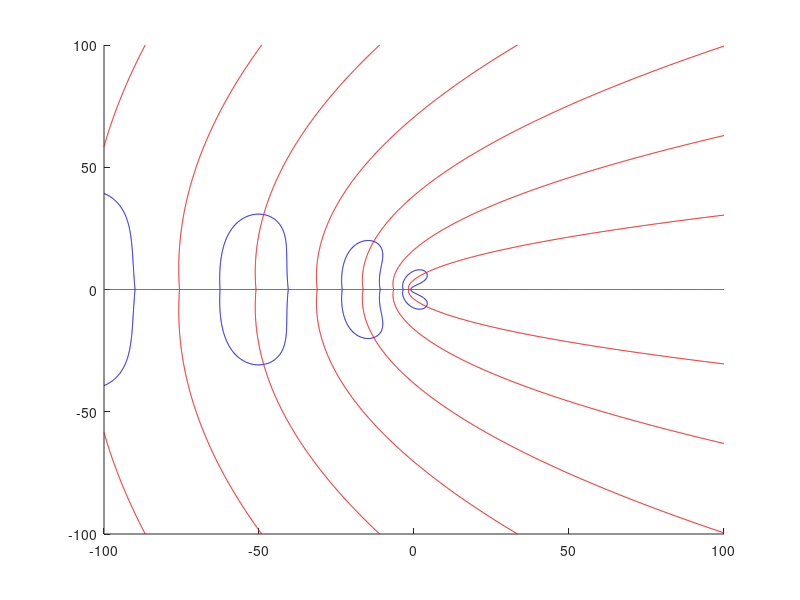

Recreate this plot in MATLAB. (Note: this script raises an error after producing the figure.)
close all, clear all, clc;
xi0 = 2.0; eps = 0.005; 
nu  = 1.0; c = 1;
mu  = 1000; kappa = 1;
gamma1 = 16; gamma2 = 4; 

gamm = @(v,nu) sqrt((1.0/c+v)/nu);

SFun      = @(v) 1./(1+exp(-mu*v))-0.5; 
SPrimeFun = @(v) mu*exp(-mu*v)./(1+exp(-mu*v)).^2; 

wFun = @(x) kappa*(-gamma1*exp(-gamma1*x.^2)+gamma2*exp(-gamma2*x.^2));
wHatAn = @(p) -sqrt(pi*gamma1).*exp(-p.^2/(4*gamma1))...
              +sqrt(pi*gamma2).*exp(-p.^2/(4*gamma2));

EFun = @(lambda,p) ...
    1-SPrimeFun(0)*kappa*exp(-gamm(lambda,nu)*xi0) .* wHatAn(p)./(2*gamm(lambda,nu)*nu);

lambdaR = linspace(-100,100,1000);
lambdaI = linspace(-100,100,1000);
p      = 4;
[LR,LI] = meshgrid(lambdaR,lambdaI);

figure, hold on;
E = EFun(LR + 1i*LI,p);
contour(LR,LI,real(E),[0,0],'b');
contour(LR,LI,imag(E),[0,0],'r');
xline(0,'k');
grid on;
